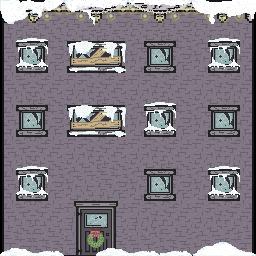

This game map was drawn from its Tiled (.tmx) file and the tilesets committed beside it. A one-line description and the trimmed map source follow:
An orthogonal 8x8 tile map with 32x32 px tiles, 6 tile layers (Tile Layer 1, Tile Layer 2, Tile Layer 3, Tile Layer 5, ...), 2 tilesets.

<map version="1.0" orientation="orthogonal" renderorder="right-down" width="8" height="8" tilewidth="32" tileheight="32" nextobjectid="1">
 <tileset firstgid="1" name="testsprite" tilewidth="32" tileheight="32">
  <image source="../tiled/testsprite.png" width="640" height="640" />
 </tileset>
 <tileset firstgid="401" name="testspriteevil" tilewidth="32" tileheight="32">
  <image source="../tiled/testspriteevil.png" width="640" height="640" />
 </tileset>
 <layer name="Tile Layer 1" width="8" height="8">
  <data>[64 cells, 64 non-empty, 18 distinct tile ids]</data>
 </layer>
 <layer name="Tile Layer 2" width="8" height="8">
  <data>[64 cells, 48 non-empty, 12 distinct tile ids]</data>
 </layer>
 <layer name="Tile Layer 3" width="8" height="8">
  <data>[64 cells, 28 non-empty, 8 distinct tile ids]</data>
 </layer>
 <layer name="Tile Layer 5" width="8" height="8">
  <data>[64 cells, 8 non-empty, 2 distinct tile ids]</data>
 </layer>
 <layer name="Tile Layer 4" width="8" height="8">
  <data>[64 cells, 15 non-empty, 12 distinct tile ids]</data>
 </layer>
 <layer name="Tile Layer 6" width="8" height="8">
  <data>[64 cells, 2 non-empty, 2 distinct tile ids]</data>
 </layer>
</map>
